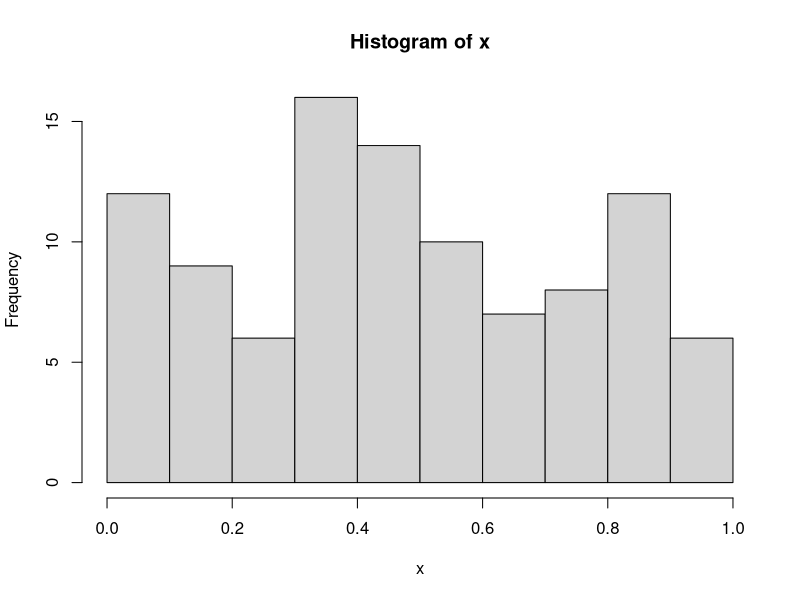

R code for this plot:
## ---- chunk 1
x <- runif(1:100)
hist(x)
## ---- chunk 2
scores <- runif(100, 50, 100)
avg <- mean(scores)
